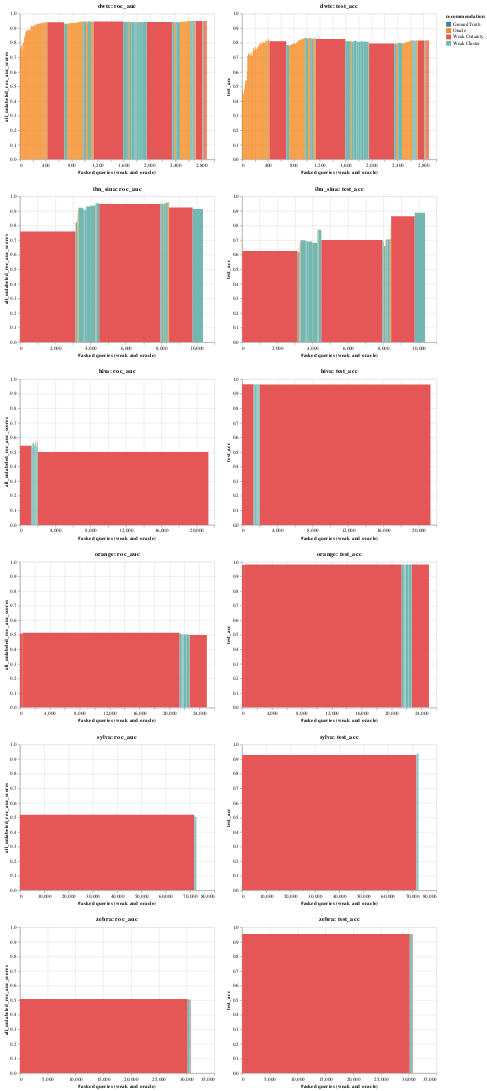

The cell this chart's notebook holds for it:
### Code cell
def visualise_top_n(top_n=0):
    charts = []

    alt.renderers.enable("html")

    for result in loaded_data[top_n][:]:
        metrics = loads(result.metrics_per_al_cycle)
        test_data_metrics = [
            metrics["test_data_metrics"][0][f][0]["weighted avg"]
            for f in range(0, len(metrics["test_data_metrics"][0]))
        ]
        test_acc = [
            metrics["test_data_metrics"][0][f][0]["accuracy"]
            for f in range(0, len(metrics["test_data_metrics"][0]))
        ]

        data = pd.DataFrame(
            {
                "iteration": range(0, len(metrics["all_unlabeled_roc_auc_scores"])),
                "all_unlabeled_roc_auc_scores": metrics["all_unlabeled_roc_auc_scores"],
                "query_length": metrics["query_length"],
                "recommendation": metrics["recommendation"],
                "query_strong_accuracy_list": metrics["query_strong_accuracy_list"],
                "f1": [i["f1-score"] for i in test_data_metrics],
                "test_acc": test_acc,
                #'asked_queries': [sum(metrics['query_length'][:i]) for i in range(0, len(metrics['query_length']))],
            }
        )

        # bar width
        data["asked_queries"] = data["query_length"].cumsum()
        data["asked_queries_end"] = data["asked_queries"].shift(fill_value=0)

        # print(data[['asked_queries', 'query_length']])

        data["recommendation"] = data["recommendation"].replace(
            {
                "A": "Oracle",
                "C": "Weak Cluster",
                "U": "Weak Certainty",
                "G": "Ground Truth",
            }
        )

        # data = data[:100]

        # calculate global score OHNE

        chart = (
            alt.Chart(data)
            .mark_rect(
                # point=True,
                # line=True,
                # interpolate='step-after',
            )
            .encode(
                x=alt.X("asked_queries_end", title="#asked queries (weak and oracle)"),
                x2="asked_queries",
                color=alt.Color("recommendation", scale=alt.Scale(scheme="tableau10")),
                tooltip=[
                    "iteration",
                    "f1",
                    "test_acc",
                    "all_unlabeled_roc_auc_scores",
                    "query_strong_accuracy_list",
                    "query_length",
                    "recommendation",
                ],
                # scale=alt.Scale(domain=[0,1])
            )
            .properties(title=result.dataset_name)
            .interactive()
        )
        charts.append(
            alt.hconcat(
                chart.encode(
                    alt.Y(
                        "all_unlabeled_roc_auc_scores", scale=alt.Scale(domain=[0, 1])
                    )
                ).properties(title=result.dataset_name + ": roc_auc"),
                # chart.encode(alt.Y('f1', scale=alt.Scale(domain=[0,1]))).properties(title=result.dataset_name + ': f1'),
                chart.encode(
                    alt.Y("test_acc", scale=alt.Scale(domain=[0, 1]))
                ).properties(title=result.dataset_name + ": test_acc"),
            )
        )

    return alt.vconcat(*charts).configure()


visualise_top_n(0)
